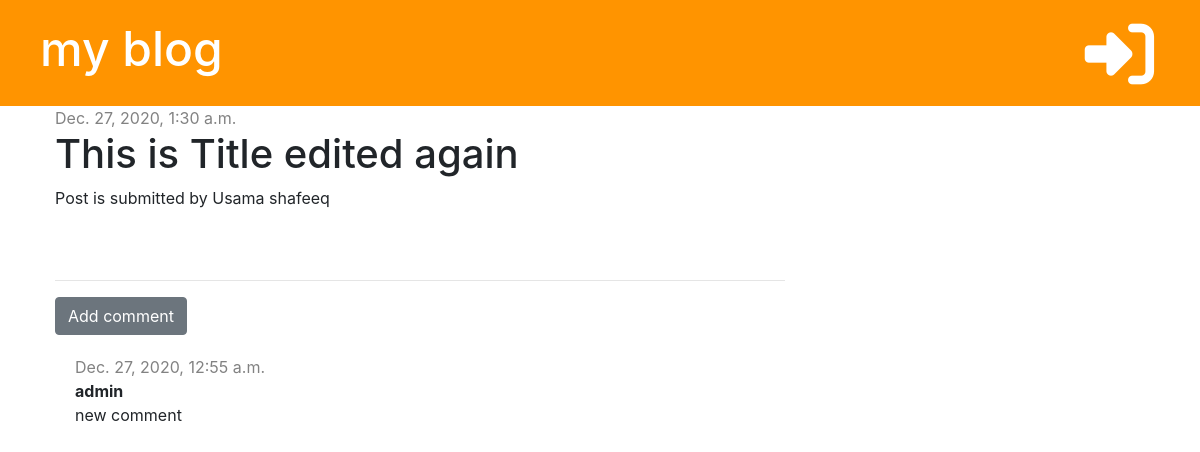
The page /post/19/ on the database its author committed.
### blog/models.py (models this page shows, shortened)
class Post(models.Model):
    author = models.ForeignKey('auth.User', on_delete=models.CASCADE)
    title = models.CharField(max_length=250)
    text = models.TextField()
    created_date = models.DateTimeField(default=timezone.now)
    published_date = models.DateTimeField(blank=True, null=True)

class Comment(models.Model):
    post = models.ForeignKey('blog.Post', on_delete=models.CASCADE, related_name='comments') #that related name is used when we want to access our all comments of a specific post.
    author = models.CharField(max_length=200)
    text = models.TextField()
    created_date = models.DateTimeField(default=timezone.now)
    approved = models.BooleanField(default=False)

### blog/views.py (the view)
# urls.py: path('post/<int:post_id>/', views.post_detail, name='post_detail'),
def post_detail(request, post_id):
    post = get_object_or_404(Post, pk=post_id)
    stuff_for_frontend = {'post': post}
    return render(request, 'blog/post_detail.html', stuff_for_frontend)

### blog/templates/blog/post_detail.html (shortened to what this page needs)
{% extends "base.html" %}
{% block content %}
<div class="post">
    {% if post.published_date %}
    <div class="date">
        {{ post.published_date }}
    </div>
    {% else %}
        <a href="{% url 'blog:post_publish' post.id %}" class="btn btn-primary">publish</a>
    {% endif %}
    <h1>{{ post.title }}</h1>
    <p>{{ post.text|linebreaksbr }}</p>
</div>
    <hr>
    <a href="{% url 'blog:add_comment_to_post' post.id %}" class="btn btn-secondary">Add comment</a>
    {% for comment in post.comments.all %}
        {% if user.is_authenticated or comment.approved %}
            <div class="comment">
                <div class="date">
                    {{ comment.created_date }}
                </div>
                <strong>{{ comment.author }}</strong>
                <p>{{ comment.text }}</p>
            </div>
        {% endif %}
    {% empty %}
        <p>No comments yet...</p>
    {% endfor %}
{% endblock %}

### blog/static/base.css (style rules this page uses)
.date { color: #828282 }
.post { margin-bottom: 70px; }
.comment { margin: 20px 0px 20px 20px; }

### rows shown on the page
Post: published_date "Dec. 27, 2020, 1:30 a.m.", title "This is Title edited again", text "Post is submitted by Usama shafeeq"
Comment: created_date "Dec. 27, 2020, 12:55 a.m.", author "admin", text "new comment"
